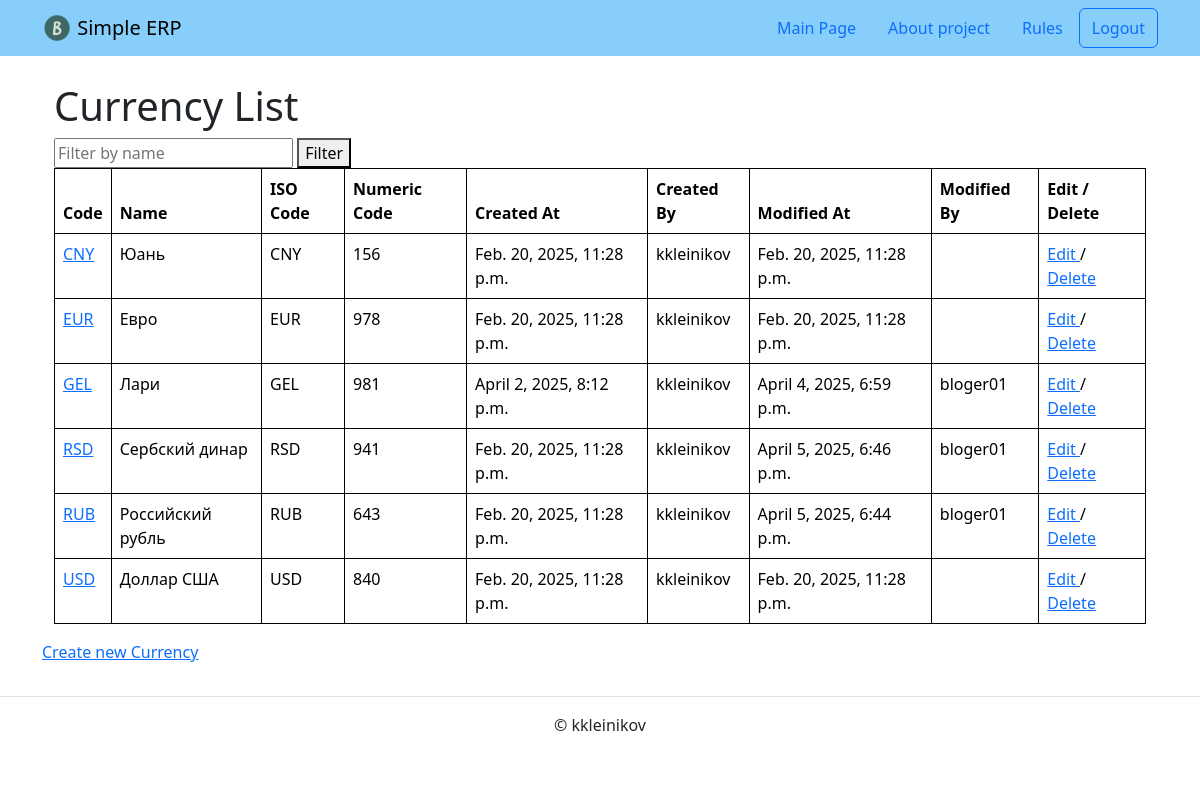
/currency/ (signed in), run on the app's committed database.
### common/models.py (models this page shows, shortened)
class Currency(AuditTrailModel, NoteModel):
    code = models.CharField(
        primary_key=True,
        max_length=3,
        unique=True,
        null=False,
        verbose_name='Currency Code',
    )
    name = models.CharField(
        max_length=30,
        verbose_name='Short Description',
    )
    iso_code = models.CharField(
        max_length=3,
        unique=True,
        verbose_name='ISO',
    )
    numeric_code = models.PositiveSmallIntegerField(
        default=0,
    )
    class Meta:
        ordering = ['code']
        verbose_name = 'Currency'
        verbose_name_plural = 'Currencies'

### common/views.py (the view)
class CurrencyListView(LoginRequiredMixin, ListView):
    model = Currency
    paginate_by = PAGINATOR_VALUE
    def get_queryset(self):
        queryset = super().get_queryset()
        text_of_filter = self.request.GET.get('filter_by_name')
        if text_of_filter:
            queryset = queryset.filter(name__icontains=text_of_filter)
        return queryset

### templates/common/currency_list.html (shortened to what this page needs)
{% extends "base.html" %}
{% block content %}
  <head>
  </head>
  <body>
    <div class="container" style="margin-top: 10px">
      <h1>Currency List</h1>
      <form method="get" action="{% url 'common:currency_list' %}">
        <input type="text" name="filter_by_name" placeholder="Filter by name" value="{{ request.GET.filter_by_name }}">
        <button type="submit">Filter</button>
      </form>
      <table class="table">
        <thead class="thead-dark">
          <tr style="background-color: lightgreen">
            <th scope="col">Code</th>
            <th scope="col">Name</th>
            <th scope="col">ISO Code</th>
            <th scope="col">Numeric Code</th>
            <th scope="col">Created At</th>
            <th scope="col">Created By</th>
            <th scope="col">Modified At</th>
            <th scope="col">Modified By</th>
            <th scope="col">Edit / Delete</th>
          </tr>
        </thead>
          <tbody>
            {% for currency in currency_list %}
            <tr>
              <td>
                <a href="{% url 'common:currency_detail' currency.code %}">
                  {{ currency.code }}
                </a>
              </td>
              <td>{{ currency.name }}</td>
              <td>{{ currency.iso_code }}</td>
              <td>{{ currency.numeric_code }}</td>
              <td>{{ currency.created_at }}</td>
              <td>{{ currency.created_by }}</td>
              <td>{{ currency.modified_at }}</td>
              <td>{{ currency.modified_by }}</td>
              <td>
                <a href="{% url 'common:currency_edit' currency.code %}">
                  Edit
                </a> /
                <a href="{% url 'common:currency_delete' currency.code %}">
                  Delete
                </a>
              </td>
            </tr>
            {% endfor %}
          </tbody>
      </table>
    </div>
    <div>
      <p>
        <a href="{% url 'common:currency_create' %}">Create new Currency</a>
      </p>
    </div>
  </body>
{% endblock %}

### templates/common/currency_list.html (style rules this page uses)
table, th, td { border: 1px solid black; border-collapse: collapse; }
th, td { padding: 5px; }

### data on the page
Currency: code "CNY", name "Юань", iso_code "CNY", numeric_code "156", created_at "Feb. 20, 2025, 11:28 p.m.", created_by "kkleinikov", modified_at "Feb. 20, 2025, 11:28 p.m."
Currency: code "EUR", name "Евро", iso_code "EUR", numeric_code "978", created_at "Feb. 20, 2025, 11:28 p.m.", created_by "kkleinikov", modified_at "Feb. 20, 2025, 11:28 p.m."
Currency: code "GEL", name "Лари", iso_code "GEL", numeric_code "981", created_at "April 2, 2025, 8:12 p.m.", created_by "kkleinikov", modified_at "April 4, 2025, 6:59 p.m.", modified_by "bloger01"
Currency: code "RSD", name "Сербский динар", iso_code "RSD", numeric_code "941", created_at "Feb. 20, 2025, 11:28 p.m.", created_by "kkleinikov", modified_at "April 5, 2025, 6:46 p.m.", modified_by "bloger01"
Currency: code "RUB", name "Российский рубль", iso_code "RUB", numeric_code "643", created_at "Feb. 20, 2025, 11:28 p.m.", created_by "kkleinikov", modified_at "April 5, 2025, 6:44 p.m.", modified_by "bloger01"
Currency: code "USD", name "Доллар США", iso_code "USD", numeric_code "840", created_at "Feb. 20, 2025, 11:28 p.m.", created_by "kkleinikov", modified_at "Feb. 20, 2025, 11:28 p.m."
